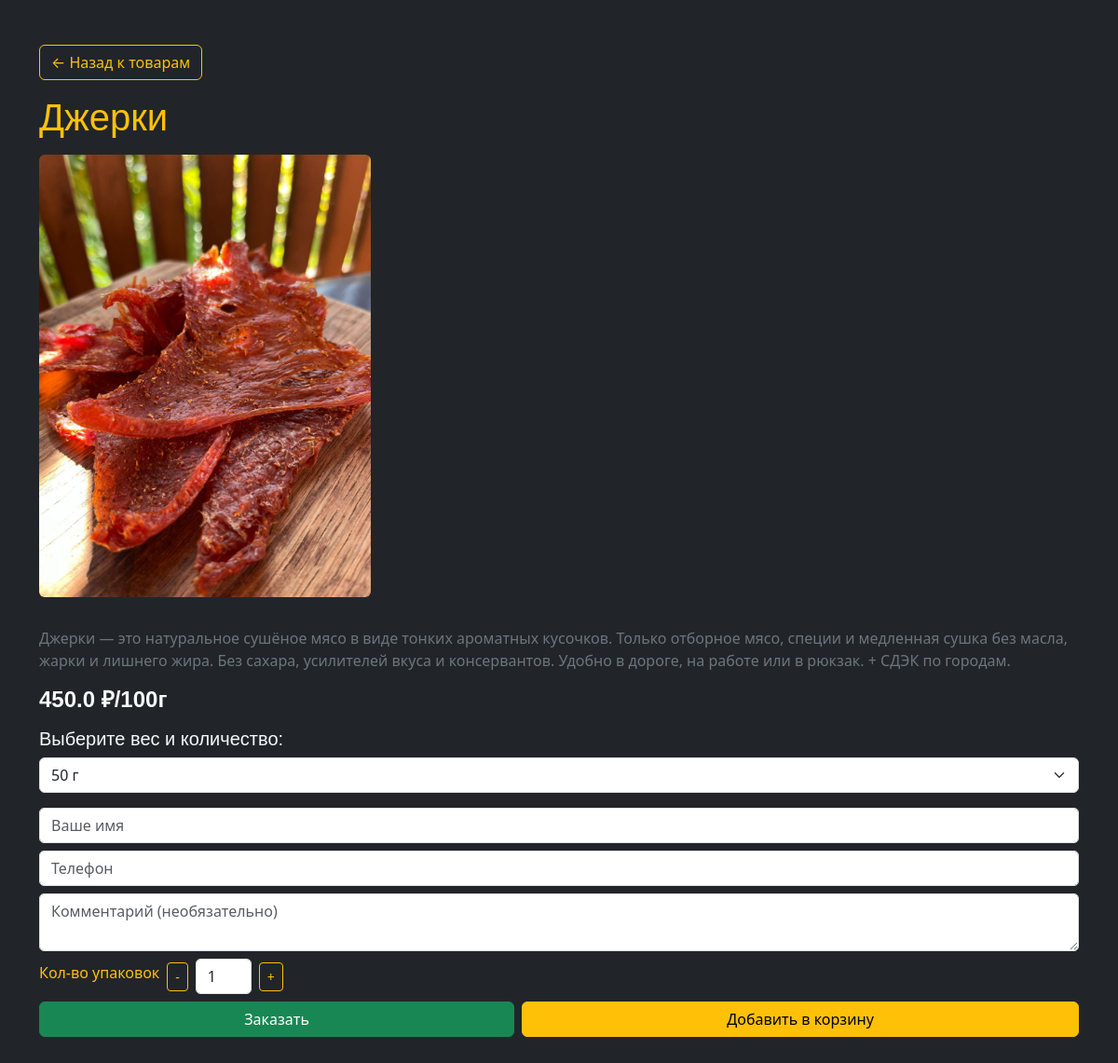
The app's page /product/3 with its own data.
### tables this page shows
CREATE TABLE products (
    id INTEGER PRIMARY KEY AUTOINCREMENT,
    name TEXT NOT NULL,
    short_desc TEXT NOT NULL,
    long_desc TEXT NOT NULL,
    price_per_100 REAL NOT NULL
);

### main.py (the view)
@app.route('/product/<int:pid>')
def product_page(pid):
    cursor.execute("SELECT * FROM products WHERE id=?", (pid,))
    p = cursor.fetchone()
    if not p:
        return "Товар не найден"
    cursor.execute("SELECT filename FROM product_photos WHERE product_id=?", (pid,))
    photos = [url_for('static', filename=f[0].split('static/')[1]) for f in cursor.fetchall()]
    cursor.execute("SELECT weight FROM product_weights WHERE product_id=?", (pid,))
    weights = [w[0] for w in cursor.fetchall()]
    return render_template('product.html', product={"id": p[0], "name": p[1], "short_desc": p[2], "long_desc": p[3], "price_per_100": p[4], "photos": photos, "weights": weights})

### templates/product.html (shortened to what this page needs)
<!DOCTYPE html>
<html lang="ru">
<head>
  <link href="https://cdn.jsdelivr.net/npm/bootstrap@5.3.2/dist/css/bootstrap.min.css" rel="stylesheet">
  <link href="{{ url_for('static', filename='css/style.css') }}" rel="stylesheet">
</head>
<body class="text-light bg-dark">
<div class="container py-5">
  <a href="/" class="btn btn-outline-warning mb-3">← Назад к товарам</a>
  <h1 class="text-warning mb-3">{{ product.name }}</h1>
  <div class="row mb-4">
    {% for photo in product.photos %}
    <div class="col-md-4 mb-2">
      <img src="{{ photo }}" class="img-fluid rounded" alt="{{ product.name }}">
    </div>
    {% endfor %}
  </div>
  <p class="text-secondary">{{ product.long_desc }}</p>
  <h4 class="text-light fw-bold mb-3">{{ product.price_per_100 }} ₽/100г</h4>
  <h5>Выберите вес и количество:</h5>
  <form id="orderForm" class="mb-3">
    <select name="weight" class="form-select mb-3">
      {% for w in product.weights %}
      <option value="{{ w }}">{{ w }} г</option>
      {% endfor %}
    </select>
    <input type="text" name="name" placeholder="Ваше имя" class="form-control mb-2" required>
    <input type="text" name="phone" placeholder="Телефон" class="form-control mb-2" required>
    <textarea name="comment" placeholder="Комментарий (необязательно)" class="form-control mb-2"></textarea>
    <div class="mb-2 d-flex align-items-center">
      <label class="form-label me-2 text-warning">Кол-во упаковок</label>
      <button type="button" class="btn btn-sm btn-outline-warning" onclick="changeQuantity(-1)">-</button>
      <input type="number" id="quantityInput" value="1" min="1" class="form-control mx-2" style="width:60px;">
      <button type="button" class="btn btn-sm btn-outline-warning" onclick="changeQuantity(1)">+</button>
    </div>
    <div class="d-flex gap-2">
      <button type="submit" class="btn btn-success flex-grow-1">Заказать</button>
      <button type="button" class="btn btn-warning flex-grow-1" onclick="addToCart()">Добавить в корзину</button>
    </div>
  </form>
</div>
</body>
</html>

### static/css/style.css (style rules this page uses)
h1, h2, h3, h4, h5, h6 { font-family: 'Arial', sans-serif; }
.btn-warning { background-color: #ffc107; border-color: #ffc107; }
.form-control { border-radius: 5px; }

### records on screen
products: name "Джерки", long_desc "Джерки — это натуральное сушёное мясо в виде тонких ароматных кусочков. Только отборное мясо, специи и медленная сушка без масла, жарки и лишнего жира. Без сахара, усилителей вкуса и консервантов. Удобно в дороге, на работе или в рюкзак. + СДЭК по городам.", price_per_100 "450.0"

### other values on screen
form field weight "50 г"
